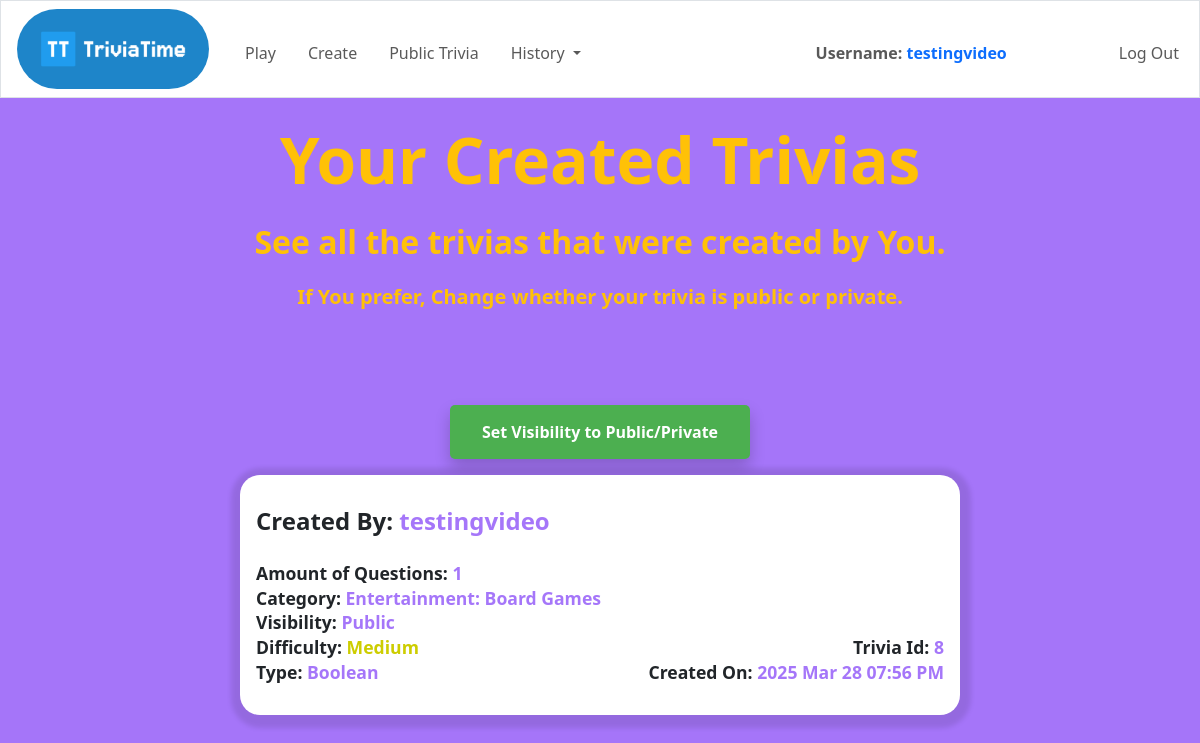
/history/created-trivias (signed in), run on the app's committed database.
### tables this page shows
CREATE TABLE users (id INTEGER, username TEXT NOT NULL UNIQUE, password TEXT NOT NULL, PRIMARY KEY(id));

CREATE TABLE "trivias" (id INTEGER, trivia TEXT NOT NULL, category TEXT NOT NULL, number_of_questions INTEGER NOT NULL, difficulty TEXT NOT NULL, type_of_questions TEXT NOT NULL, visibility TEXT NOT NULL, creation_date INTEGER NOT NULL, PRIMARY KEY(id));

### app.py (the view)
@app.route("/history/created-trivias")
def history_of_created_trivias():
    if not is_logged_in():
        return flash_message("Login Required", "error", "/login")
    db = get_database()
    cursor = db.cursor()
    created_trivias = cursor.execute(
        "SELECT users.id AS user_id,users.username,trivias.id AS trivia_id, trivias.trivia, trivias.category, "
        "trivias.number_of_questions, trivias.difficulty, trivias.type_of_questions, trivias.visibility, "
        "trivias.creation_date FROM created_trivias JOIN trivias ON "
        "created_trivias.trivia_id = trivias.id JOIN users ON created_trivias.user_id = users.id WHERE "
        "user_id = ? ORDER BY creation_date DESC;", (session.get("user_id"),)).fetchall()
    db.close()
    return render_template("/history/created-trivias.html", createdTrivias=created_trivias)

### app.py (called while the page is built)
def get_database():
    return sqlite3.connect(database)

def is_logged_in():
    return session.get("user_id") is not None

### templates/history/created-trivias.html (shortened to what this page needs)
{% extends "layout.html" %}
{% block body %}
<main class="mt-4">
    <div class="text-center">
        <h1 class="mb-4 text-warning fw-bold" style="font-size:4em">Your Created Trivias</h1>
        <h2 class="text-warning fw-bold mb-4">See all the trivias that were created by You.</h2>
        <h5 class="text-warning fw-bold mb-4">If You prefer, Change whether your trivia is public or private.</h5>
    </div>
    <div style="margin-top:6em;">
        {% for trivia in createdTrivias %}
        <form action="/history/change-visibility" method="post" style="flex-direction: column;" class="d-flex align-items-center mb-3">
            <button class="visibility-button" type="submit">Set Visibility to Public/Private</button>
        </form>
        <form action="/choose-public-trivia" method="post" style="flex-direction: column;" class="d-flex align-items-center">
            <div class="trivia-card" style="margin-bottom: 5em" onclick="document.getElementById('submit-button-{{loop.index}}').click();">
                <h4 class="mb-4 fw-bold">Created By: <span class="trivia-card-name attribute-color">{{ trivia[1] }}</span></h4>
                <p class="fw-bold attribute-margin">Amount of Questions: <span class="attribute-color">{{ trivia[5] }}</span></p>
                <p class="fw-bold attribute-margin">Category: <span class="attribute-color">{{ trivia[4].title() }}</span></p>
                <p class="fw-bold attribute-margin">Visibility: <span class="attribute-color">{{ trivia[8].title() }}</span></p>
                <div class="d-flex" style="justify-content: space-between">
                    <p class='fw-bold attribute-margin'>Difficulty: <span class="{{ trivia[6]}}">{{ trivia[6].capitalize()}}</span></p>
                    <p class='fw-bold attribute-margin'>Trivia Id: <span class="attribute-color">{{ trivia[2] }}</span></p>
                </div>
                <div class="d-flex" style="justify-content: space-between">
                    <p class='fw-bold attribute-margin'>Type: <span  class="attribute-color">{{ trivia[7].capitalize() }}</span></p>
                    <p class='fw-bold attribute-margin'>Created On: <span class="attribute-color">{{ trivia[9] }}</span></p>
                </div>
            </div>
        </form>
        {% endfor %}
    </div>
</main>
{% endblock %}

### templates/layout.html (shortened to what this page needs)
<!DOCTYPE html>
<html>
    <head>
        <link href="/static/styles.css" rel="stylesheet">
        <link href="https://cdn.jsdelivr.net/npm/bootstrap@5.3.3/dist/css/bootstrap.min.css" rel="stylesheet"
>
    </head>
<body>
    <nav class=" border navbar navbar-expand-md navbar-light">
        <a href="/">
            <img class="header-links" src="/static/logo.png" alt="logo"
                 style="object-fit: cover; height: 5em; width: 12em; border-radius:40px;"></a>
        <div class="container-fluid">
            <div class="collapse navbar-collapse" id="navbar">
                <ul class="navbar-nav me-auto mt-2">
                    <li class="nav-item header-links"><a class="nav-link" href="/play">Play</a></li>
                    {% if session["user_id"] %}
                        <li class="nav-item header-links"><a class="nav-link" href="/create">Create</a></li>
                    {% endif %}
                    <li class="nav-item header-links"><a class="nav-link" href="/public-trivia">Public Trivia</a></li>
                    {% if session["user_id"] %}
                        <li class="nav-item dropdown" style="margin-left: 1rem;">
                          <a class="nav-link dropdown-toggle" role="button" style="cursor: default">
                            History
                          </a>
                        </li>
                    {% endif %}
                </ul>
                {% if session["user_id"] %}
                    <ul class="navbar-nav ms-auto mt-2">
                        <li class="nav-item" style="margin-right:6em"><a class="fw-bold nav-link">Username: <span class="text-primary">{{ session['username'] }}</span></a></li>
                        <li class="nav-item"><a class="nav-link" href="/logout">Log Out</a></li>
                    </ul>
                {% else %}
                    <ul class="navbar-nav ms-auto mt-2">
                        <li class="nav-item"><a class="nav-link" href="/register">Register</a></li>
                        <li class="nav-item"><a class="nav-link" href="/login">Log In</a></li>
                    </ul>
                {% endif %}
            </div>
        </div>
    </nav>
    {% block body %} {% endblock %}
</body>
</html>

### static/styles.css (style rules this page uses)
html, body { height: 100%; }
nav { background-color:white; }
.header-links { display: inline-block; margin-left: 1rem; color: black; text-decoration: none; transition: color 500ms; }
.medium { color:#cdcd00; }

### templates/history/created-trivias.html (style rules this page uses)
body { background-color: #8646f7bd; }
main { min-height: 100vh; padding-bottom: 10em; }
.trivia-card { background-color: white; width:60%; padding: 2em 1em; border-radius: 20px; box-shadow: 1px 3px 5px 10px rgba(0, 0, 0, 0.1); cursor:pointer; transition: background-color 0.2s; }
.attribute-margin { margin-bottom: -0.1em; font-size: 1.1em; }
.attribute-color { color:#8646f7bd }
.visibility-button { background-color: #4CAF50; color: white; padding: 15px 32px; text-align: center; text-decoration: none; display: inline-block; font-size: 16px; font-weight: bold; cursor: pointer; border: none; border-radius: 5px; box-shadow: 0 8px 16px 0 rgba(0,0,0,0.2); }

### data on the page
users: username "testingvideo"
trivias: username "testingvideo", number_of_questions "1", category "Entertainment: Board Games", visibility "Public", difficulty "Medium", id "8", type_of_questions "Boolean", creation_date "2025 Mar 28 07:56 PM"
